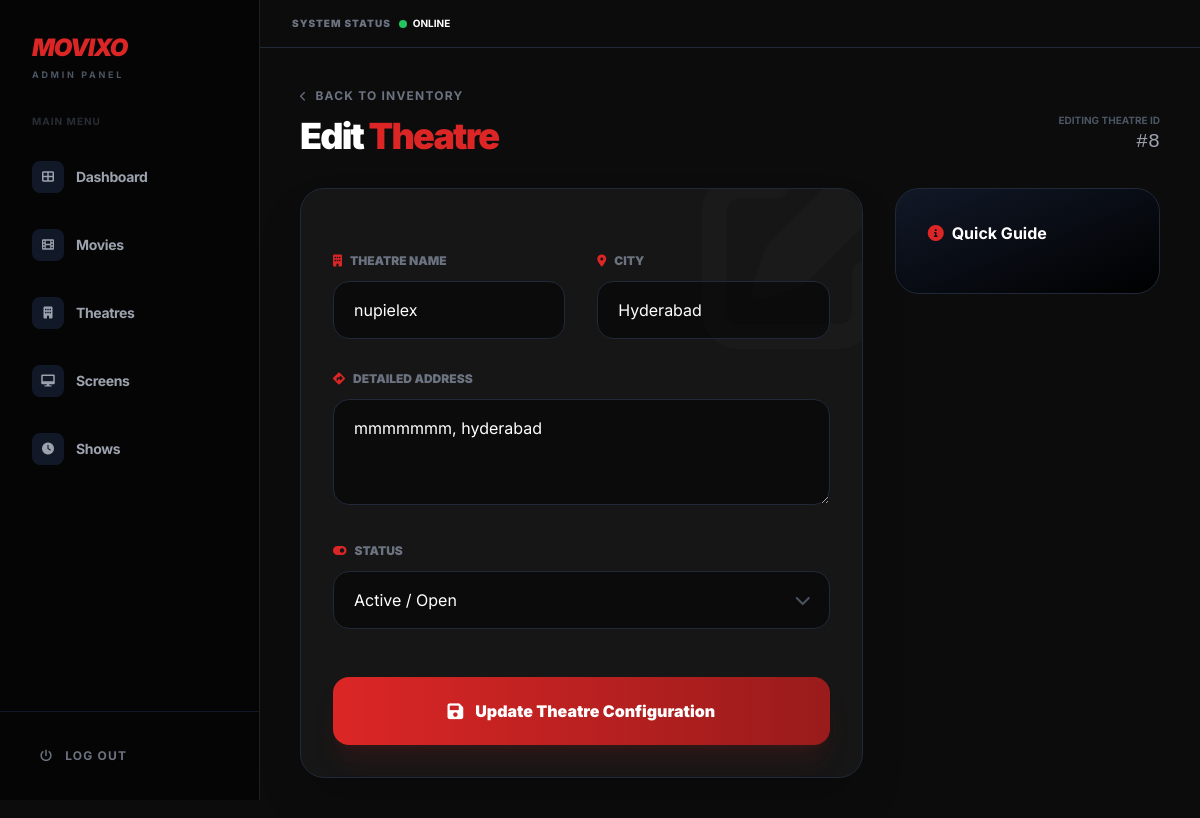
The app's page /Admin/theatres/edit_theatre.php?id=8 (signed in) with its own data.
### tables this page shows
CREATE TABLE `theatres` (
  `theatre_id` int(11) NOT NULL,
  `name` varchar(150) DEFAULT NULL,
  `city` varchar(100) DEFAULT NULL,
  `address` text DEFAULT NULL,
  `status` enum('active','inactive') DEFAULT 'active'
);

### Admin/theatres/edit_theatre.php (the view, shortened to what this page needs)
<?php
include_once __DIR__ . '/../../inc/header.php';
if(isset($_GET['id']) && !empty($_GET['id'])) {
    $id = mysqli_real_escape_string($conn, $_GET['id']);
    $query = "SELECT * FROM theatres WHERE theatre_id = '$id'";
    $result = mysqli_query($conn, $query);
    if(mysqli_num_rows($result) > 0) {
        $data = mysqli_fetch_assoc($result);
    } else {
        echo "<script>alert('Theatre record not found!'); window.location.href='manage_theatres.php';</script>";
        exit();
    }
} else {
    header("Location: manage_theatres.php");
    exit();
}
?>
<div class="max-w-5xl mx-auto">
    <div class="flex justify-between items-end mb-8">
        <div>
            <a href="manage_theatres.php" class="text-gray-500 hover:text-red-500 transition-all flex items-center gap-2 text-xs uppercase font-bold tracking-widest mb-3">
                <i class="fas fa-chevron-left text-[10px]"></i> Back to Inventory
            </a>
            <h2 class="text-4xl font-black text-white tracking-tighter">Edit <span class="text-red-600">Theatre</span></h2>
        </div>
        <div class="text-right hidden md:block">
            <span class="text-[10px] text-gray-600 uppercase font-bold block">Editing Theatre ID</span>
            <span class="text-xl font-mono text-gray-400">#<?= $data['theatre_id'] ?></span>
        </div>
    </div>
    <div class="grid grid-cols-1 lg:grid-cols-12 gap-8">
        <div class="lg:col-span-8">
            <div class="bg-[#161616] border border-gray-800 rounded-3xl p-8 shadow-2xl relative overflow-hidden">
                <i class="fas fa-edit absolute -top-10 -right-10 text-[200px] text-white/[0.02] pointer-events-none"></i>
                <form action="process_theatre.php" method="POST" class="relative space-y-8">
                    <div class="grid grid-cols-1 md:grid-cols-2 gap-8">
                        <div class="space-y-3">
                            <label class="text-xs font-black uppercase text-gray-500 flex items-center gap-2">
                                <i class="fas fa-building text-red-600"></i> Theatre Name
                            </label>
                            <input type="text" name="name" value="<?= htmlspecialchars($data['name']) ?>" required
                                class="w-full bg-black/50 border border-gray-800 rounded-2xl py-4 px-5 text-white focus:border-red-600 focus:ring-1 focus:ring-red-600 outline-none transition-all">
                        </div>
                        <div class="space-y-3">
                            <label class="text-xs font-black uppercase text-gray-500 flex items-center gap-2">
                                <i class="fas fa-map-marker-alt text-red-600"></i> City
                            </label>
                            <input type="text" name="city" value="<?= htmlspecialchars($data['city']) ?>" required
                                class="w-full bg-black/50 border border-gray-800 rounded-2xl py-4 px-5 text-white focus:border-red-600 focus:ring-1 focus:ring-red-600 outline-none transition-all">
                        </div>
                    </div>
                    <div class="space-y-3">
                        <label class="text-xs font-black uppercase text-gray-500 flex items-center gap-2">
                            <i class="fas fa-directions text-red-600"></i> Detailed Address
                        </label>
                        <textarea name="address" rows="3" required
                            class="w-full bg-black/50 border border-gray-800 rounded-2xl py-4 px-5 text-white focus:border-red-600 focus:ring-1 focus:ring-red-600 outline-none transition-all"><?= htmlspecialchars($data['address']) ?></textarea>
                    </div>
                    <div class="space-y-3">
                        <label class="text-xs font-black uppercase text-gray-500 flex items-center gap-2">
                            <i class="fas fa-toggle-on text-red-600"></i> Status
                        </label>
                        <div class="relative">
                            <select name="status" class="w-full bg-black/50 border border-gray-800 rounded-2xl py-4 px-5 text-white focus:border-red-600 outline-none appearance-none cursor-pointer">
                                <option value="Active" <?= (strtolower($data['status']) == 'active') ? 'selected' : '' ?>>Active / Open</option>
                            </select>
                            <i class="fas fa-chevron-down absolute right-5 top-1/2 -translate-y-1/2 text-gray-600 pointer-events-none"></i>
                        </div>
                    </div>
                    <div class="pt-4">
                        <button type="submit" name="update_theatre"
                            class="w-full bg-gradient-to-r from-red-600 to-red-800 hover:from-red-700 hover:to-red-900 text-white font-black py-5 rounded-2xl shadow-xl shadow-red-900/20 transition-all transform hover:-translate-y-1 flex items-center justify-center gap-3">
                            <i class="fas fa-save text-lg"></i> Update Theatre Configuration
                        </button>
                    </div>
                </form>
            </div>
        </div>
        <div class="lg:col-span-4 space-y-6">
            <div class="bg-gradient-to-br from-gray-900 to-black border border-gray-800 p-8 rounded-3xl">
                <h4 class="text-white font-bold mb-4 flex items-center gap-2">
                    <i class="fas fa-info-circle text-red-600"></i> Quick Guide
                </h4>

### inc/header.php (style rules this page uses)
body { background-color: #0c0c0c; color: #e5e5e5; font-family: 'Inter', sans-serif; margin: 0; display: flex; }

### records on screen
theatres: theatre_id "8", name "nupielex", city "Hyderabad", address "mmmmmmm, hyderabad", status "Active / Open"
